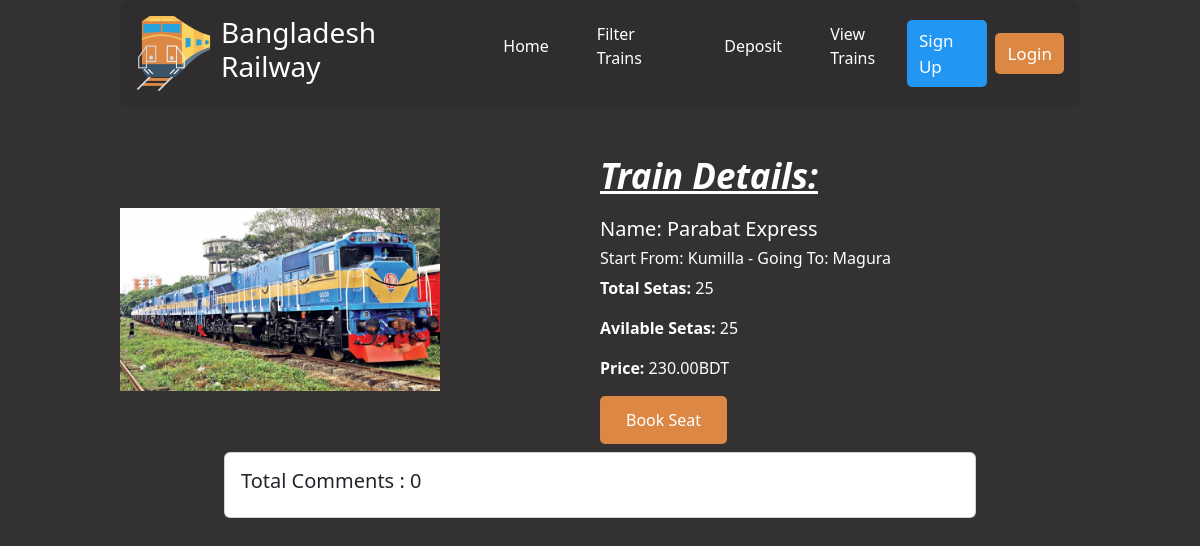
/train/train_details/2, run on the app's committed database.
### train/models.py (models this page shows, shortened)
class Train(models.Model):
    name = models.CharField(max_length=20)
    source_station = models.ForeignKey(SourceStation,on_delete=models.CASCADE, related_name='source')
    destination_station = models.ForeignKey(DestinationStation, on_delete=models.CASCADE, related_name='destination')
    total_seats = models.PositiveIntegerField()
    available_seats = models.PositiveIntegerField(default=total_seats)
    ticket_price = models.DecimalField(decimal_places=2, max_digits=12,blank=True, null=True)
    image = models.ImageField(upload_to='uploads/')

class SourceStation(models.Model):
    name = models.CharField(max_length=15, choices=SOURCE_STATIONS)

class DestinationStation(models.Model):
    name = models.CharField(max_length=15, choices=DESTINATION_STATIONS)

### train/views.py (the view, shortened to what this page needs)
# urls.py: path('train_details/<int:id>', views.TrainDetailsView.as_view(), name='train_details')
class TrainDetailsView(DetailView):
    model = Train
    template_name = 'train_details.html'
    pk_url_kwarg = 'id'
    def get_context_data(self, **kwargs) -> dict[str]:
        context = super().get_context_data(**kwargs)
        train = self.get_object()
        comments = train.comments.all()
        context['comments'] = comments
        comment_form = CommentForm
        context['comment_form'] = comment_form
        context["type"] = 'Train Details'
        return context

### train/templates/train_details.html (shortened to what this page needs)
{% extends "base.html" %}
{% load static %}
{% load crispy_forms_tags %}
{% block css %} <link rel="stylesheet" href=" {% static "css/train_details.css" %} ">
{% endblock css %}
{% block content %}
<div class="d-flex justify-content-between align-items-center mt-5">
    <div class="col-md-4">
        <img class="img-fluid" src="{{train.image.url}}" alt="">
    </div>
    <div class="col-md-6">
        <h2 class="detail_heading">Train Details:</h2>
        <div class="train_detail_section">
            <h5>Name: {{train.name}}</h5>
            <h6>Start From: {{train.source_station.name}} - Going To: {{train.destination_station.name}}</h6>
            <p><strong>Total Setas:</strong> {{train.total_seats}}</p>
            <p><strong>Avilable Setas:</strong> {{train.available_seats}}</p>
            <p><strong>Price:</strong> {{train.ticket_price}}BDT</p>
            <a href=" {% url "book_seat" train.id %} ">Book Seat</a>
        </div>
    </div>
</div>
<div class="comment_section" style="width:80%; margin:auto;" >
    <div class="card m-2">
        <h5 class="p-3">Total Comments : {{comments | length}}</h5>
    </div>
 </div>
{% endblock content %}

### core/static/css/style.css (style rules this page uses)
body { width: 80vw; margin: 0 auto !important; background-color: #333131 !important; color: white !important; }
a { text-decoration: none !important; }

### core/static/css/train_details.css (style rules this page uses)
.detail_heading { font-style: oblique; font-size: 35px; font-weight: 600; text-decoration: underline; margin-bottom: 20px; }
.train_detail_section { display: flex; flex-direction: column; align-items: self-start; justify-content: center; }
.train_detail_section a { background: #dc8744; padding: 12px 26px; color: white; border-radius: 5px; }

### data on the page
Train: image (picture), name "Parabat Express", source_station.name "Kumilla", destination_station.name "Magura", total_seats "25", available_seats "25", ticket_price "230.00"

### other printed values
{{ comments | length }} "0"
